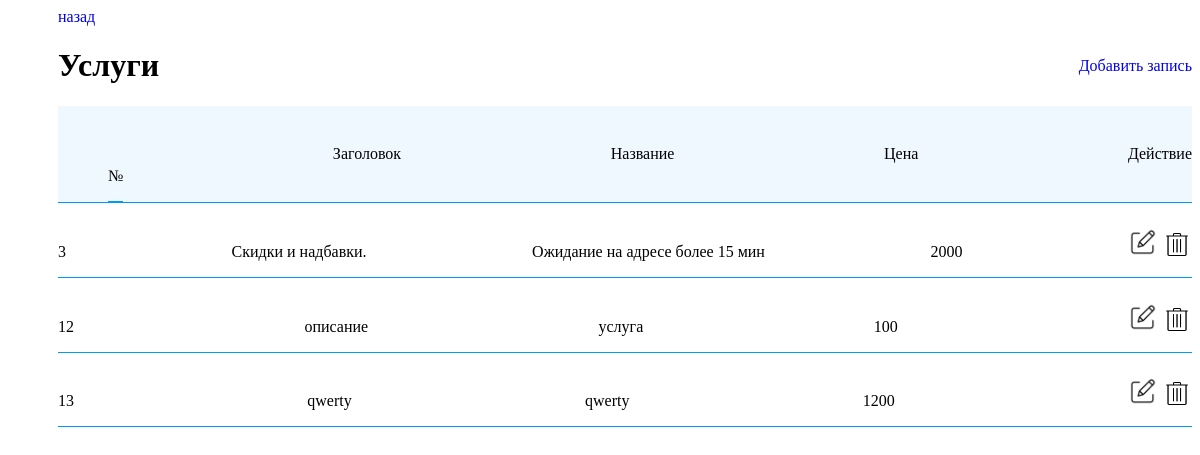
Screenshot of /php/admin/uslugi.php with the database file from the repository.
### tables this page shows
CREATE TABLE `service` (
  `id_service` int(11) NOT NULL,
  `title` varchar(255) DEFAULT NULL,
  `service` varchar(255) DEFAULT NULL,
  `price` int(11) DEFAULT NULL
);

### php/admin/uslugi.php (the view, shortened to what this page needs)
<?php
    include "../../php-connect/connect.php";
?>
<!DOCTYPE html>
<html lang="ru">
<head>
    <link rel="stylesheet" href="../../assets/css/style_admin.css">
</head>
<body>
    <body>
        <div class="content">
        <a href="admin-panel.php">назад</a>
            <div class="title_table ">
                <h1>Услуги</h1>
                <div class="btn_add">
                    <a href="create_uslugi.php">Добавить запись</a>
                </div>
            </div>
            <div class="table">
                <div class="table_row title">
                    <div class="table_sell id">
                        <p>№</p>
                    </div>
                </div>
                <div class="table_sell2">
                    <p>Заголовок</p>
                </div>
                <div class="table_sell3">
                    <p>Название</p>
                </div>
                <div class="table_sell4">
                    <p>Цена</p>
                </div>
                <div class="table_sell act">
                    <p>Действие</p>
                </div>
            </div>
        </div>
            <?php
            $qInfoService = "SELECT * FROM service";
            $resInfoService = mysqli_query($connect, $qInfoService) or die(mysqli_error($connect));
            while($InfoService = mysqli_fetch_object($resInfoService)){
                echo "
                <div class=\"table_row\">
                    <div class=\"table_sell id\">
                        <p>$InfoService->id_service</p>
                    </div>
                    <div class=\"table_sell2\">
                        <p>$InfoService->title</p>
                    </div>
                    <div class=\"table_sell3\">
                        <p>$InfoService->service</p>
                    </div>
                    <div class=\"table_sell4\">
                        <p>$InfoService->price</p>
                    </div>
                    <div class=\"table_sell act\">
                        <a href=\"edit_service.php?idA=$InfoService->id_service\"><img src=\"../img/edit.png\" width=\"30px\"></a>
                        <a href=\"?idD=$InfoService->id_service\"><img src=\"../img/delete.png\" width=\"30px\" height=\"25px\"></a>
                    </div>
                </div>
                ";
            }
            ?>
    </body>
</body>
</html>

### assets/css/style_admin.css (style rules this page uses)
.content { max-width: 1300px; margin-left: 50px; }
.table { display: table; width: auto; background-color: aliceblue; border-bottom: 1px solid #0099ff; padding-top: 2%; display: flex; justify-content: space-between; }
.title_table { align-items: center; display: flex; justify-content: space-between; }
.table_row { max-width: 1300px; margin-left: 50px; display: table-row; width: auto; border-bottom: 1px solid #0099ff; padding-top: 2%; display: flex; justify-content: space-between; }
a { text-decoration: none; }
.table_sell { display: table-column; }

### rows the page displays
service: id_service "3", title "Скидки и надбавки.", service "Ожидание на адресе более 15 мин", price "2000"
service: id_service "12", title "описание", service "услуга", price "100"
service: id_service "13", title "qwerty", service "qwerty", price "1200"
